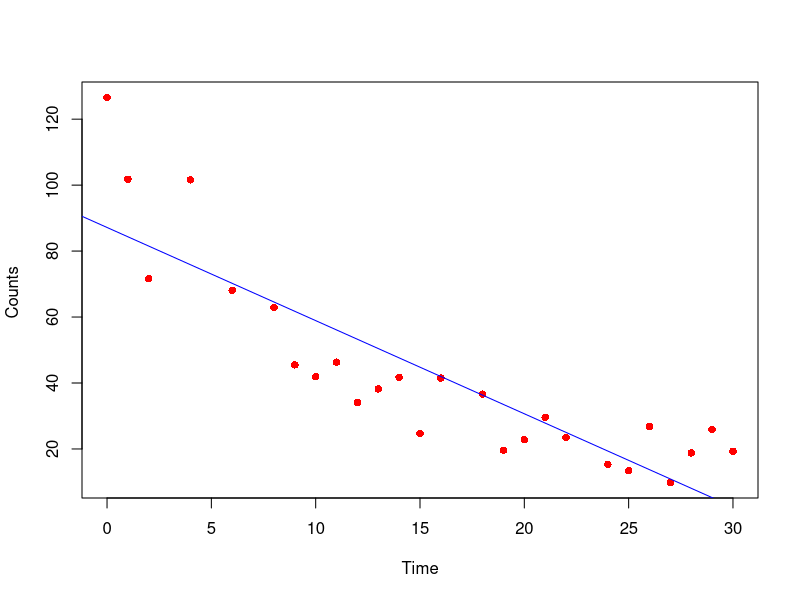

The R source for this figure: (Note: this script raises an error after producing the figure.)
## ---- chunk 1
knitr::opts_chunk$set(echo = TRUE)
## ---- chunk 2
# Both lines have the same output:
c(1, c(2, c(3, 4)))

c(1, 2, 3, 4)

## ---- chunk 3
str(c("a", 1))
## ---- chunk 4
x <- c(FALSE, FALSE, TRUE)
as.numeric(x)

# Total number of TRUEs
sum(x)

# Proportion that are TRUE
mean(x)
## ---- chunk 5
x <- list(1:3, "a", c(TRUE, FALSE, TRUE), c(2.3, 5.9))
str(x)
## ---- chunk 6
x <- list(list(list(list())))
str(x)
is.recursive(x)
## ---- chunk 7
x <- list(list(1, 2), c(3, 4))
y <- c(list(1, 2), c(3, 4))
str(x)
str(y)
## ---- chunk 8
y <- 1:10
attr(y, "my_attribute") <- "This is a vector"
attr(y, "my_attribute")

str(attributes(y))

structure(1:10, my_attribute = "This is a vector")
## ---- chunk 9
# Naming a vector during creation.
x <- c(a = 1, b = 2, c = 3)
## ---- chunk 10
# Naming a vector during modification.
x <- 1:3; names(x) <- c("a", "b", "c")
## ---- chunk 11
# Another way to do the same thing.
x <- 1:3; names(x)[[1]] <- c("a")
## ---- chunk 12
# Naming a vector by copying.
x <- setNames(1:3, c("a", "b", "c"))
## ---- chunk 13
y <- c(a = 1, 2, 3)
names(y)

v <- c(1, 2, 3)
names(v) <- c('a')
names(v)

z <- c(1, 2, 3)
names(z)
## ---- chunk 14
x <- factor(c("a", "b", "b", "a"))
x

class(x)
levels(x)

# You can't use values that are not in the levels
x[2] <- "c"
x

# NB: you can't combine factors
c(factor("a"), factor("b"))
## ---- chunk 15
sex_char <- c("m", "m", "m")
sex_factor <- factor(sex_char, levels = c("m", "f"))

table(sex_char)

table(sex_factor)
## ---- chunk 16
# Two scalar arguments to specify rows and columns
a <- matrix(1:6, ncol = 3, nrow = 2)

# One vector argument to describe all dimensions
b <- array(1:12, c(2, 3, 2))

# You can also modify an object in place by setting dim()
c <- 1:6
dim(c) <- c(3, 2)
c

dim(c) <- c(2, 3)
c
## ---- chunk 17
df <- data.frame(x = 1:3, y = c("a", "b", "c"))
str(df)

df <- data.frame(x = 1:3, y = c("a", "b", "c"), stringsAsFactors = FALSE)
str(df)
## ---- chunk 18
# Column bind
cbind(df, data.frame(z = 3:1))

# Row bind
rbind(df, data.frame(x = 10, y = "z"))
## ---- chunk 19
bad <- data.frame(cbind(a = 1:2, b = c("a", "b")))
str(bad)

good <- data.frame(a = 1:2, b = c("a", "b"), stringsAsFactors = FALSE)
str(good)
## ---- chunk 20
# Create a data frame that we can perform regression on.
A <- structure(list(
  Time = c(0, 1, 2, 4, 6, 8, 9, 10, 11, 12, 13, 14, 15,
           16, 18, 19, 20, 21, 22, 24, 25, 26, 27, 28, 29, 30),
  Counts = c(126.6, 101.8, 71.6, 101.6, 68.1, 62.9, 45.5, 41.9,
             46.3, 34.1, 38.2, 41.7, 24.7, 41.5, 36.6, 19.6, 22.8,
             29.6, 23.5, 15.3, 13.4, 26.8, 9.8, 18.8, 25.9, 19.3)),
  .Names = c("Time", "Counts"),
  row.names = c(1L, 2L, 3L, 5L, 7L, 9L, 10L, 11L, 12L, 13L, 14L, 15L, 16L,
          17L, 19L, 20L, 21L, 22L, 23L, 25L, 26L, 27L, 28L, 29L, 30L, 31L),
  class = "data.frame")
attach(A)

# Make a scatterplot of the data.
plot(Time, Counts, pch=16, ylab = "Counts ", col = "red" )

# Perform linear regression.
linearFit <-lm(Counts ~ Time)

# View the best-fit coefficients.
summary(linearFit)

# Plot the linear regression.
abline(linearFit, col = "blue")

# Perform a quadratic fit.
quadraticFit <- polyfit(Counts, Time, 2)

# View the best-fit coefficients.
summary(quadraticFit)

# Plot the quadratic regression.
timevalues <- seq(0, 30, 0.1)
predictedcounts <- polyval(quadraticFit, Counts)
lines(timevalues, predictedcounts, col = "darkgreen")

